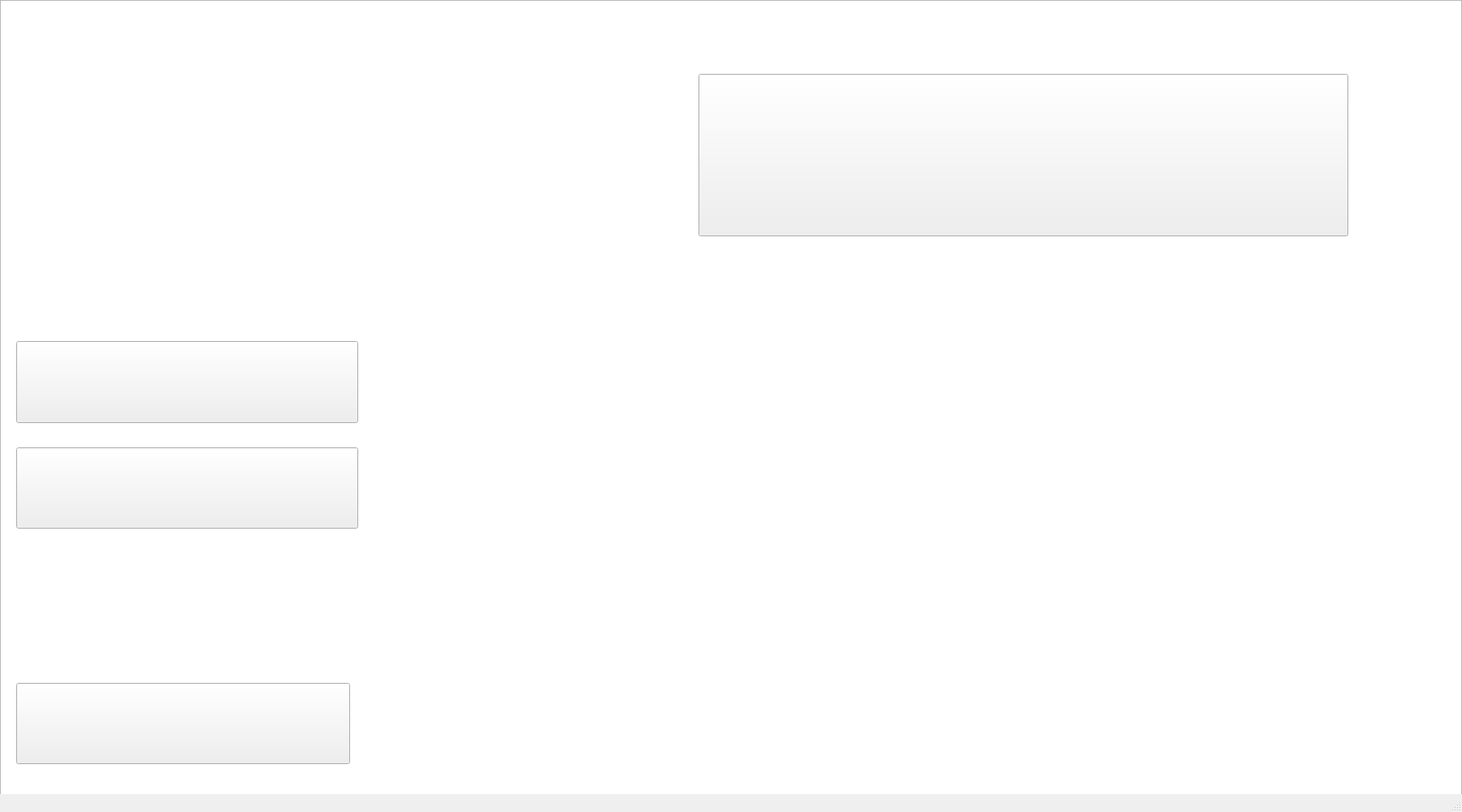
<?xml version="1.0" encoding="UTF-8"?>
<ui version="4.0">
 <class>MainWindow</class>
 <widget class="QMainWindow" name="MainWindow">
  <property name="geometry">
   <rect>
    <x>0</x>
    <y>0</y>
    <width>1800</width>
    <height>1000</height>
   </rect>
  </property>
  <property name="windowTitle">
   <string>MainWindow</string>
  </property>
  <widget class="QWidget" name="centralwidget">
   <widget class="QPushButton" name="solitario">
    <property name="geometry">
     <rect>
      <x>20</x>
      <y>420</y>
      <width>421</width>
      <height>101</height>
     </rect>
    </property>
    <property name="styleSheet">
     <string notr="true">background-image: url(:/solitario.png);
border-image: url(:/Imagenes/solitario.png);</string>
    </property>
    <property name="text">
     <string/>
    </property>
   </widget>
   <widget class="QPushButton" name="multiplayer">
    <property name="geometry">
     <rect>
      <x>20</x>
      <y>551</y>
      <width>421</width>
      <height>100</height>
     </rect>
    </property>
    <property name="styleSheet">
     <string notr="true">border-image: url(:/Imagenes/multijugador.png);</string>
    </property>
    <property name="text">
     <string/>
    </property>
   </widget>
   <widget class="QPushButton" name="salir">
    <property name="geometry">
     <rect>
      <x>20</x>
      <y>841</y>
      <width>411</width>
      <height>100</height>
     </rect>
    </property>
    <property name="styleSheet">
     <string notr="true">background-image: url(:/salir.png);
border-image: url(:/Imagenes/salir.png);</string>
    </property>
    <property name="text">
     <string/>
    </property>
   </widget>
   <widget class="QPushButton" name="title">
    <property name="geometry">
     <rect>
      <x>860</x>
      <y>91</y>
      <width>800</width>
      <height>200</height>
     </rect>
    </property>
    <property name="maximumSize">
     <size>
      <width>800</width>
      <height>200</height>
     </size>
    </property>
    <property name="styleSheet">
     <string notr="true">border-image: url(:/Imagenes/haloc.png);</string>
    </property>
    <property name="text">
     <string/>
    </property>
   </widget>
   <widget class="QGraphicsView" name="graphicsView">
    <property name="geometry">
     <rect>
      <x>0</x>
      <y>0</y>
      <width>1800</width>
      <height>1000</height>
     </rect>
    </property>
    <property name="maximumSize">
     <size>
      <width>1800</width>
      <height>1000</height>
     </size>
    </property>
    <property name="styleSheet">
     <string notr="true">border-image: url(:/Imagenes/main.jpg);</string>
    </property>
    <property name="verticalScrollBarPolicy">
     <enum>Qt::ScrollBarAlwaysOff</enum>
    </property>
    <property name="horizontalScrollBarPolicy">
     <enum>Qt::ScrollBarAlwaysOff</enum>
    </property>
    <property name="interactive">
     <bool>false</bool>
    </property>
   </widget>
   <zorder>graphicsView</zorder>
   <zorder>multiplayer</zorder>
   <zorder>salir</zorder>
   <zorder>solitario</zorder>
   <zorder>title</zorder>
  </widget>
  <widget class="QMenuBar" name="menubar">
   <property name="geometry">
    <rect>
     <x>0</x>
     <y>0</y>
     <width>1800</width>
     <height>25</height>
    </rect>
   </property>
  </widget>
  <widget class="QStatusBar" name="statusbar"/>
 </widget>
 <resources/>
 <connections/>
</ui>
